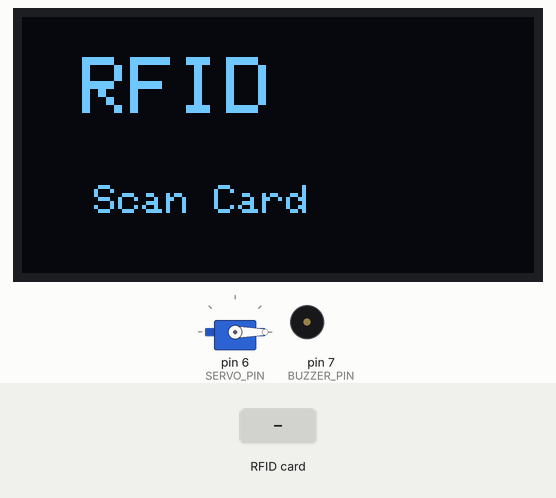
This sketch was run on a simulated Arduino Uno, built with avr-gcc and run on an emulated ATmega328P. On the bench: servo, 128×64 one-colour display, buzzer (waves = sounding, pin HIGH). Inputs (shaded band) come from the test bench. Pins used as bus, display or sensor lines are not drawn; what the sketch prints to the serial monitor is not drawn.

Above: at 1.3 s.
1.4 s: RFID card AB 8A 6D 05 held to the reader
At 2.2 s:
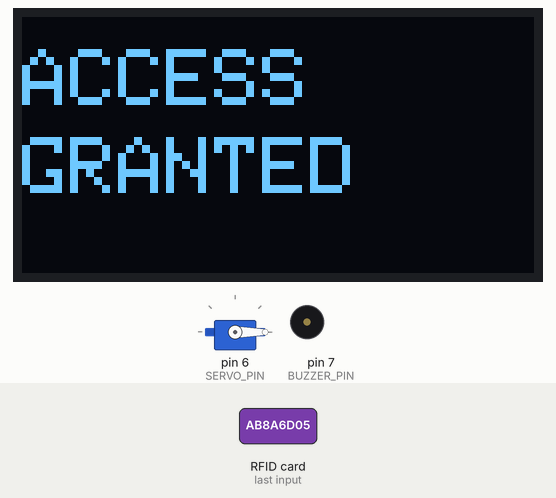
At 4.5 s:
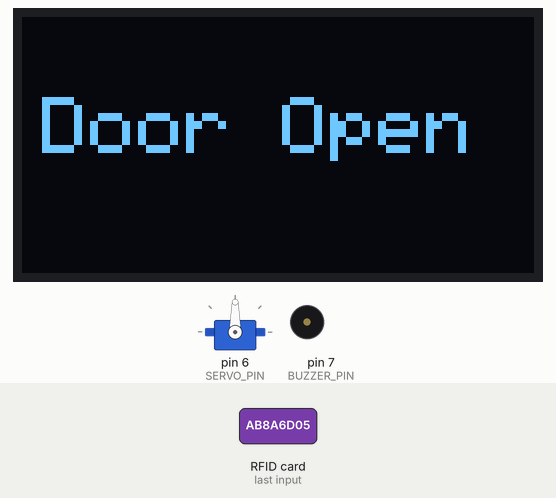
Timing chart, 0 to 11.3 s (numbered marks = the images above; inputs shaded):
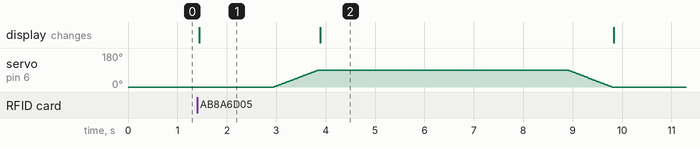

Measured:
- after the input at 1.4 s, servo on pin 6 (SERVO_PIN): rises from 0° to 90° in 0.90 s, then falls to 0° in 5.9 s; the display: changes at once (image 1)

The sketch:

RFID_Servo_Door_Lock.ino
```cpp
#include <SPI.h>
#include <MFRC522.h>
#include <Servo.h>
#include <Wire.h>
#include <Adafruit_GFX.h>
#include <Adafruit_SSD1306.h>

#define SS_PIN 10
#define RST_PIN 9

#define SERVO_PIN 6
#define BUZZER_PIN 7

#define SCREEN_WIDTH 128
#define SCREEN_HEIGHT 64

MFRC522 rfid(SS_PIN, RST_PIN);
Servo doorServo;

Adafruit_SSD1306 display(SCREEN_WIDTH, SCREEN_HEIGHT, &Wire, -1);

String cardUID = "";

void setup()
{
  Serial.begin(9600);

  SPI.begin();
  rfid.PCD_Init();

  doorServo.attach(SERVO_PIN);
  doorServo.write(0);

  pinMode(BUZZER_PIN, OUTPUT);
  digitalWrite(BUZZER_PIN, LOW);

  if (!display.begin(SSD1306_SWITCHCAPVCC, 0x3C))
  {
    Serial.println("OLED Failed");
    while (1);
  }

  display.setTextColor(SSD1306_WHITE);

  welcomeScreen();
}

void loop()
{
  if (!rfid.PICC_IsNewCardPresent())
    return;

  if (!rfid.PICC_ReadCardSerial())
    return;

  cardUID = "";

  for (byte i = 0; i < rfid.uid.size; i++)
  {
    if (rfid.uid.uidByte[i] < 0x10)
      cardUID += "0";

    cardUID += String(rfid.uid.uidByte[i], HEX);
  }

  cardUID.toUpperCase();

  Serial.print("UID: ");
  Serial.println(cardUID);

  checkCard(cardUID);

  rfid.PICC_HaltA();
  rfid.PCD_StopCrypto1();

  delay(2000);

  welcomeScreen();
}

//------------------------------------------------

void welcomeScreen()
{
  display.clearDisplay();

  display.setTextSize(2);
  display.setCursor(15,10);
  display.println("RFID");

  display.setTextSize(1);
  display.setCursor(18,42);
  display.println("Scan Card");

  display.display();
}

//------------------------------------------------

void checkCard(String uid)
{
  if(uid == "AB8A6D05")        // Replace with Card 1 UID
  {
    accessGranted();
  }

  else if(uid == "EE148904")   // Replace with Card 2 UID
  {
    accessGranted();
  }

  else
  {
    accessDenied();
  }
}

//------------------------------------------------

void accessGranted()
{
  Serial.println("Access Granted");

  display.clearDisplay();

  display.setTextSize(2);
  display.setCursor(0,8);
  display.println("ACCESS");

  display.setCursor(0,30);
  display.println("GRANTED");

  display.display();

  delay(1500);

  // Open Door
  for(int angle=0; angle<=90; angle++)
  {
    doorServo.write(angle);
    delay(10);
  }

  display.clearDisplay();

  display.setTextSize(2);
  display.setCursor(5,20);
  display.println("Door Open");

  display.display();

  Serial.println("Door Open");

  delay(5000);

  // Close Door
  for(int angle=90; angle>=0; angle--)
  {
    doorServo.write(angle);
    delay(10);
  }

  display.clearDisplay();

  display.setTextSize(2);
  display.setCursor(0,20);
  display.println("Door Locked");

  display.display();

  Serial.println("Door Locked");

  delay(1500);
}

//------------------------------------------------

void accessDenied()
{
  Serial.println("Access Denied");

  display.clearDisplay();

  display.setTextSize(2);
  display.setCursor(0,10);
  display.println("ACCESS");

  display.setCursor(5,35);
  display.println("DENIED");

  display.display();

  for(int i=0;i<3;i++)
  {
    digitalWrite(BUZZER_PIN,HIGH);
    delay(200);
    digitalWrite(BUZZER_PIN,LOW);
    delay(200);
  }

  delay(1500);
}
```
